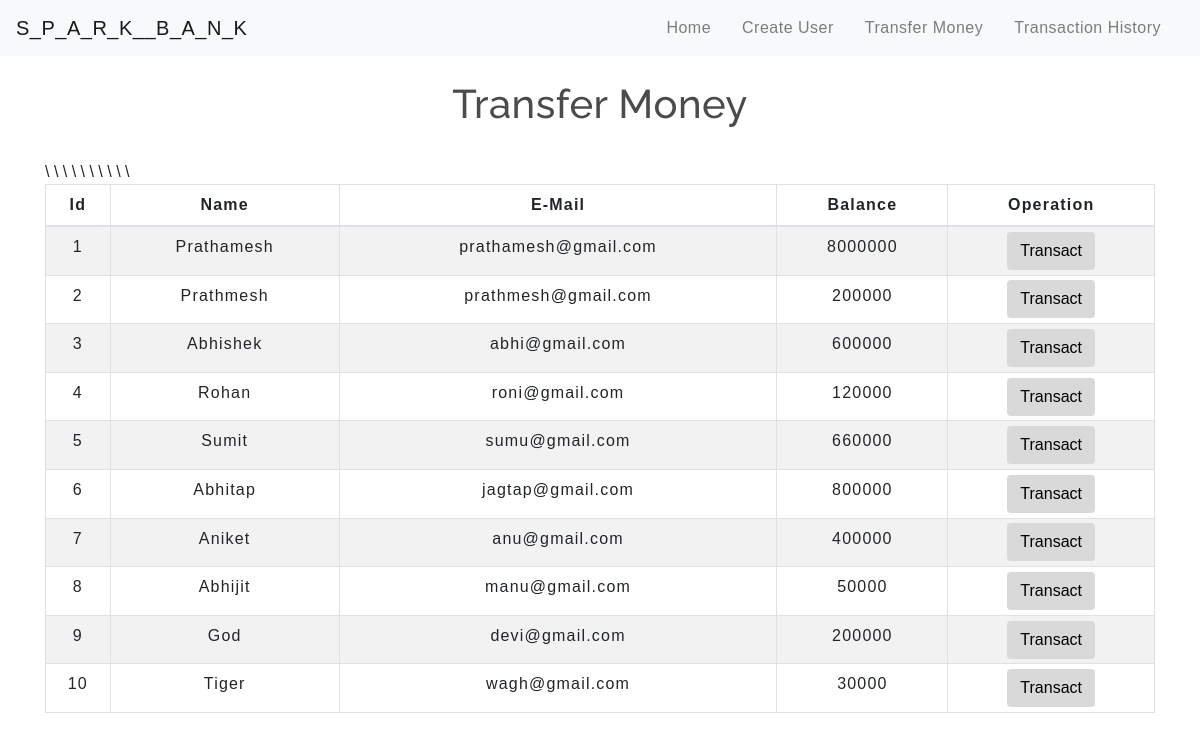
The app's page /transfermoney.php with its own data.
### tables this page shows
CREATE TABLE `users` (
  `id` int(3) NOT NULL AUTO_INCREMENT,
  `name` text NOT NULL,
  `email` varchar(30) NOT NULL,
  `balance` int(8) NOT NULL,
   PRIMARY KEY (id)
);

### transfermoney.php (the view, shortened to what this page needs)
<!DOCTYPE html>
<html lang="en">
<head>
    <link rel="stylesheet" href="https://maxcdn.bootstrapcdn.com/bootstrap/4.0.0/css/bootstrap.min.css">
    <link rel="stylesheet" type="text/css" href="css/table.css">
    <link rel="stylesheet" type="text/css" href="css/navbar.css">
</head>
<body>
<?php
    include 'config.php';
    $sql = "SELECT * FROM users";
    $result = mysqli_query($conn,$sql);
?>
<?php
  include 'navbar.php';
?>
<div class="container">
        <h2 class="text-center pt-4">Transfer Money</h2>
        <br>
            <div class="row">
                <div class="col">
                    <div class="table-responsive-sm">
                    <table class="table table-hover table-sm table-striped table-condensed table-bordered">
                        <thead>
                            <tr>
                            <th scope="col" class="text-center py-2">Id</th>
                            <th scope="col" class="text-center py-2">Name</th>
                            <th scope="col" class="text-center py-2">E-Mail</th>
                            <th scope="col" class="text-center py-2">Balance</th>
                            <th scope="col" class="text-center py-2">Operation</th>
                            </tr>
                        </thead>
                        <tbody>
                <?php
                    while($rows=mysqli_fetch_assoc($result)){
                ?>
                    <tr>
                        <td class="py-2"><?php echo $rows['id'] ?></td>\
                        <td class="py-2"><?php echo $rows['name']?></td>
                        <td class="py-2"><?php echo $rows['email']?></td>
                        <td class="py-2"><?php echo $rows['balance']?></td>
                        <td><a href="selecteduserdetail.php?id= <?php echo $rows['id'] ;?>"> <button type="button" class="btn">Transact</button></a></td>
                    </tr>
                <?php
                    }
                ?>
                        </tbody>
                    </table>
                    </div>
                </div>
            </div>
         </div>
</body>
</html>

### navbar.php (shortened to what this page needs)
<nav class="navbar navbar-expand-md navbar-light bg-light">
<a class="navbar-brand" href="index.php">S_P_A_R_K__B_A_N_K</a>
<div class="collapse navbar-collapse" id="collapsibleNavbar">
      <ul class="navbar-nav ml-auto">
        <li class="nav-item">
          <a class="nav-link" href="index.php">Home</a>
        </li>
        <li class="nav-item">
          <a class="nav-link" href="createuser.php">Create User</a>
        </li>
        <li class="nav-item">
          <a class="nav-link" href="transfermoney.php">Transfer Money</a>
        </li>
        <li class="nav-item">
          <a class="nav-link" href="transactionhistory.php">Transaction History</a>
        </li>
    </div>
 </nav>

### table.css (style rules this page uses)
* { padding: 0; margin: 0; box-sizing: border-box; font-family: sans-serif; }
h2 { font-size: 40px; }
table { letter-spacing: 1.2px; }
td { text-align: center; }
button { border:none; background: #d9d9d9; transition: 1s; }

### navbar.css (style rules this page uses)
.nav-link { margin-right: 15px; color:#2F363F; letter-spacing: 0.5px; transition: 0.5s; }
.navbar-brand { color: #4C4B4B; letter-spacing: 0.5px; }
h2 { color: #4C4B4B; letter-spacing: 0.5px; font-family: raleway; }

### transfermoney.php (style rules this page uses)
button { transition: 1.5s; }

### records on screen
users: id "1", name "Prathamesh", email "prathamesh@gmail.com", balance "8000000"
users: id "2", name "Prathmesh", email "prathmesh@gmail.com", balance "200000"
users: id "3", name "Abhishek", email "abhi@gmail.com", balance "600000"
users: id "4", name "Rohan", email "roni@gmail.com", balance "120000"
users: id "5", name "Sumit", email "sumu@gmail.com", balance "660000"
users: id "6", name "Abhitap", email "jagtap@gmail.com", balance "800000"
users: id "7", name "Aniket", email "anu@gmail.com", balance "400000"
users: id "8", name "Abhijit", email "manu@gmail.com", balance "50000"
users: id "9", name "God", email "devi@gmail.com", balance "200000"
users: id "10", name "Tiger", email "wagh@gmail.com", balance "30000"
